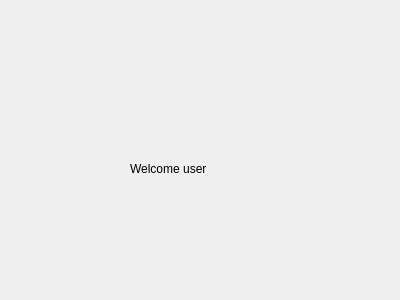
<?xml version="1.0" encoding="UTF-8"?>
<ui version="4.0">
 <class>userWindow</class>
 <widget class="QDialog" name="userWindow">
  <property name="geometry">
   <rect>
    <x>0</x>
    <y>0</y>
    <width>400</width>
    <height>300</height>
   </rect>
  </property>
  <property name="windowTitle">
   <string>Dialog</string>
  </property>
  <widget class="QLabel" name="label">
   <property name="geometry">
    <rect>
     <x>130</x>
     <y>160</y>
     <width>101</width>
     <height>17</height>
    </rect>
   </property>
   <property name="text">
    <string>Welcome user</string>
   </property>
  </widget>
 </widget>
 <resources/>
 <connections/>
</ui>
